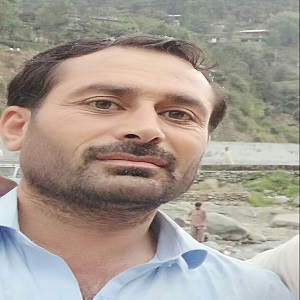
#> input picture resources/inampic.jpg, 300 x 300 px, found by its file name
$ python Ch_21.py
#> lines starting #> are read from the running program, lines starting #| are printed output that depends on the picture; after the words box and inside, x2 and y2 are one past the last pixel; in counts of white or black regions, pixels touching at a corner belong together
# How to detect specific colors from video in python

import cv2 as cv
import numpy as np

#img = cv.imread('resources/inampic.jpg')

# converting to HSV
#hsv_img = cv.cvtColor(img, cv.COLOR_BGR2HSV)

# Sliders
def slider():
    pass

path = 'resources/inampic.jpg'

cv.namedWindow('Bars')
cv.resizeWindow('Bars', 600, 400)

cv.createTrackbar('hue min', 'Bars', 0, 179, slider)
#> slider 'hue min' is set to 35
cv.createTrackbar('hue max', 'Bars', 179, 179, slider)
cv.createTrackbar('sat min', 'Bars', 0, 255, slider)
#> slider 'sat min' is set to 51
cv.createTrackbar('sat max', 'Bars', 255, 255, slider)
cv.createTrackbar('val min', 'Bars', 0, 255, slider)
#> slider 'val min' is set to 51
cv.createTrackbar('val max', 'Bars', 255, 255, slider)

while True:
    img = cv.imread(path)
#> img is the input picture: shape (300, 300, 3); mean B, G, R 145.6, 155.2, 165.2
    hsv_img = cv.cvtColor(img, cv.COLOR_BGR2HSV)
#> hsv_img: shape (300, 300, 3); mean H, S, V 35.4, 45.2, 170.7
    hue_min = cv.getTrackbarPos('hue min', 'Bars')
    hue_max = cv.getTrackbarPos('hue max', 'Bars')
    sat_min = cv.getTrackbarPos('sat min', 'Bars')
    sat_max = cv.getTrackbarPos('sat max', 'Bars')
    val_min = cv.getTrackbarPos('val min', 'Bars')
    val_max = cv.getTrackbarPos('val max', 'Bars')
    print(hue_min, hue_max, sat_min, sat_max, val_min, val_max)

    # To see the changes inside the image
    lower = np.array([hue_min, sat_min, val_min])
    upper = np.array([hue_max, sat_max, val_max])
    mask_img = cv.inRange(hsv_img, lower, upper)
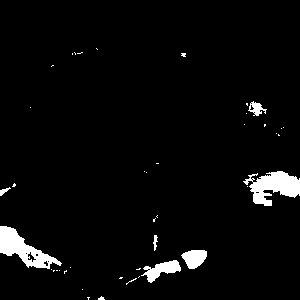
#> mask_img: shape (300, 300); 3.7% white; 42 white regions (35 under 20 px), largest, box (x1, y1, x2, y2) and area: (243, 171, 300, 206) 1122, (0, 226, 62, 269) 1090, (141, 260, 181, 283) 421
    out_img = cv.bitwise_and(img, img, mask = mask_img)
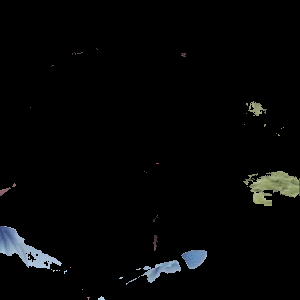
#> out_img: shape (300, 300, 3); mean B, G, R 5.8, 5.7, 5.1

    cv.imshow('Original', img)
    cv.imshow('HSV image', hsv_img)
    cv.imshow('mask image', mask_img)
    cv.imshow('output image', out_img)
    if cv.waitKey(1) & 0xFF == ord('q'):
#> (key q is pressed here)
        break
cv.destroyAllWindows()
